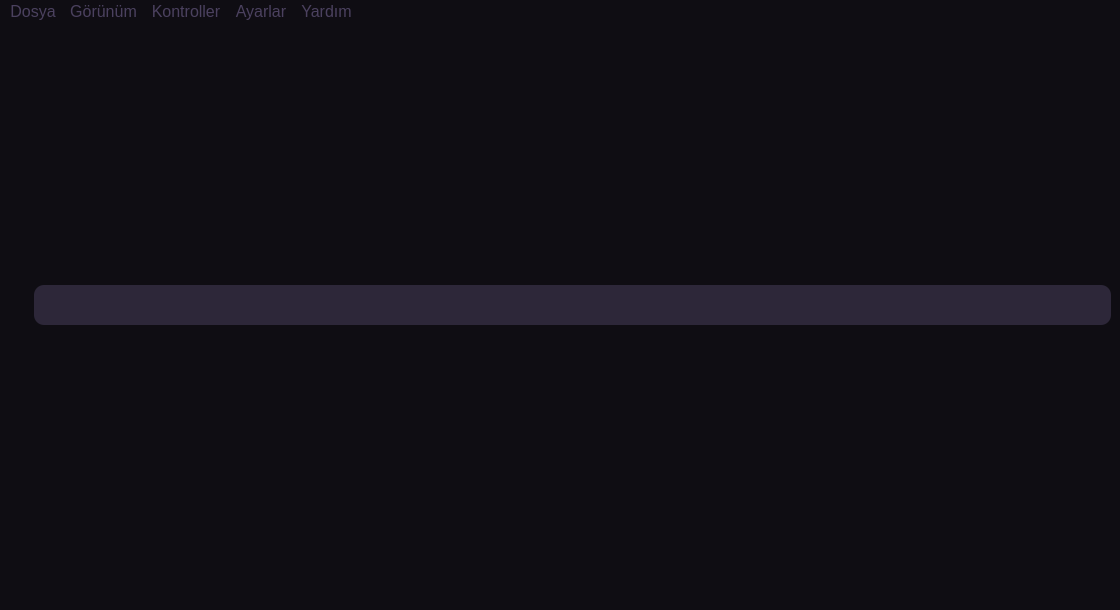
<?xml version="1.0" encoding="UTF-8"?>
<ui version="4.0">
 <class>MainWindow</class>
 <widget class="QMainWindow" name="MainWindow">
  <property name="geometry">
   <rect>
    <x>0</x>
    <y>0</y>
    <width>1120</width>
    <height>610</height>
   </rect>
  </property>
  <property name="windowTitle">
   <string>PyDeezer by Eta06</string>
  </property>
  <property name="autoFillBackground">
   <bool>false</bool>
  </property>
  <property name="styleSheet">
   <string notr="true">background-color: #0f0d13; color: #4b415f; font-size: 16px;</string>
  </property>
  <property name="tabShape">
   <enum>QTabWidget::Rounded</enum>
  </property>
  <property name="dockOptions">
   <set>QMainWindow::AllowTabbedDocks|QMainWindow::AnimatedDocks</set>
  </property>
  <widget class="QWidget" name="centralwidget">
   <layout class="QVBoxLayout" name="verticalLayout_2">
    <item>
     <layout class="QHBoxLayout" name="horizontalLayout">
      <item>
       <widget class="QLabel" name="label_2">
        <property name="styleSheet">
         <string notr="true">max-width: 300; max-height:40px; margin-right:10px;</string>
        </property>
        <property name="text">
         <string/>
        </property>
        <property name="pixmap">
         <pixmap>assets/logo-main.png</pixmap>
        </property>
        <property name="alignment">
         <set>Qt::AlignLeading|Qt::AlignLeft|Qt::AlignVCenter</set>
        </property>
       </widget>
      </item>
      <item>
       <widget class="QPlainTextEdit" name="plainTextEdit">
        <property name="styleSheet">
         <string notr="true">max-height: 40px; border-radius: 10px; background-color: #2d2739; color: white; font-size: 26px;</string>
        </property>
       </widget>
      </item>
     </layout>
    </item>
   </layout>
  </widget>
  <widget class="QStatusBar" name="statusbar">
   <property name="styleSheet">
    <string notr="true"/>
   </property>
  </widget>
  <widget class="QMenuBar" name="menuBar">
   <property name="geometry">
    <rect>
     <x>0</x>
     <y>0</y>
     <width>1120</width>
     <height>32</height>
    </rect>
   </property>
   <property name="autoFillBackground">
    <bool>false</bool>
   </property>
   <property name="styleSheet">
    <string notr="true">QMenuBar{
	color: white; background-color: #2d2739; border-radius: 10px;  border-top-left-radius: 0;  border-top-right-radius: 0; 
font: 75 12pt &quot;Trebuchet MS&quot;
}
QMenuBar:hover {
	color: black;
};</string>
   </property>
   <widget class="QMenu" name="menuDosya">
    <property name="styleSheet">
     <string notr="true">color: white;</string>
    </property>
    <property name="title">
     <string>Dosya</string>
    </property>
   </widget>
   <widget class="QMenu" name="menuKontroller">
    <property name="styleSheet">
     <string notr="true">color: white;</string>
    </property>
    <property name="title">
     <string>Kontroller</string>
    </property>
    <addaction name="action_nceki_Par_a"/>
    <addaction name="separator"/>
    <addaction name="actionSonraki_Par_a"/>
    <addaction name="separator"/>
    <addaction name="actionDurdur_Ba_lat"/>
   </widget>
   <widget class="QMenu" name="menuAyarlar">
    <property name="styleSheet">
     <string notr="true">color: white;</string>
    </property>
    <property name="title">
     <string>Ayarlar</string>
    </property>
    <addaction name="actionDil_Tercihleri"/>
    <addaction name="separator"/>
    <addaction name="actionOturumu_Kapat"/>
   </widget>
   <widget class="QMenu" name="menuYard_m">
    <property name="styleSheet">
     <string notr="true">color: white;</string>
    </property>
    <property name="title">
     <string>Yardım</string>
    </property>
    <addaction name="actionHata_Raporla"/>
    <addaction name="action_leti_im"/>
    <addaction name="separator"/>
    <addaction name="actionKaynak_a"/>
   </widget>
   <widget class="QMenu" name="menuG_r_n_m">
    <property name="styleSheet">
     <string notr="true">color: white;</string>
    </property>
    <property name="title">
     <string>Görünüm</string>
    </property>
    <addaction name="actionTam_Ekran"/>
   </widget>
   <addaction name="menuDosya"/>
   <addaction name="menuG_r_n_m"/>
   <addaction name="menuKontroller"/>
   <addaction name="menuAyarlar"/>
   <addaction name="menuYard_m"/>
  </widget>
  <action name="action_nceki_Par_a">
   <property name="text">
    <string>Önceki Parça</string>
   </property>
  </action>
  <action name="actionDurdur_Ba_lat">
   <property name="text">
    <string>Durdur / Başlat</string>
   </property>
  </action>
  <action name="actionSonraki_Par_a">
   <property name="text">
    <string>Sonraki Parça</string>
   </property>
  </action>
  <action name="actionTam_Ekran">
   <property name="text">
    <string>Tam Ekran</string>
   </property>
  </action>
  <action name="actionHata_Raporla">
   <property name="text">
    <string>Hata Bildir</string>
   </property>
  </action>
  <action name="action_leti_im">
   <property name="text">
    <string>İletişim</string>
   </property>
  </action>
  <action name="actionKaynak_a">
   <property name="text">
    <string>Kaynakça</string>
   </property>
  </action>
  <action name="actionDil_Tercihleri">
   <property name="text">
    <string>Dil Tercihleri</string>
   </property>
  </action>
  <action name="actionOturumu_Kapat">
   <property name="text">
    <string>Oturumu Kapat</string>
   </property>
  </action>
 </widget>
 <resources/>
 <connections/>
</ui>
